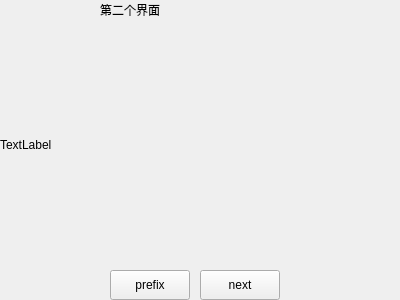
<?xml version="1.0" encoding="UTF-8"?>
<ui version="4.0">
 <class>Form02</class>
 <widget class="QWidget" name="Form02">
  <property name="geometry">
   <rect>
    <x>0</x>
    <y>0</y>
    <width>400</width>
    <height>300</height>
   </rect>
  </property>
  <property name="windowTitle">
   <string>Form</string>
  </property>
  <widget class="QPushButton" name="pushButton">
   <property name="geometry">
    <rect>
     <x>110</x>
     <y>270</y>
     <width>80</width>
     <height>30</height>
    </rect>
   </property>
   <property name="text">
    <string>prefix</string>
   </property>
  </widget>
  <widget class="QLabel" name="label">
   <property name="geometry">
    <rect>
     <x>100</x>
     <y>0</y>
     <width>200</width>
     <height>20</height>
    </rect>
   </property>
   <property name="text">
    <string>第二个界面</string>
   </property>
  </widget>
  <widget class="QLabel" name="label_2">
   <property name="geometry">
    <rect>
     <x>0</x>
     <y>30</y>
     <width>400</width>
     <height>230</height>
    </rect>
   </property>
   <property name="text">
    <string>TextLabel</string>
   </property>
  </widget>
  <widget class="QPushButton" name="pushButton_2">
   <property name="geometry">
    <rect>
     <x>200</x>
     <y>270</y>
     <width>80</width>
     <height>30</height>
    </rect>
   </property>
   <property name="text">
    <string>next</string>
   </property>
  </widget>
 </widget>
 <resources/>
 <connections/>
</ui>
